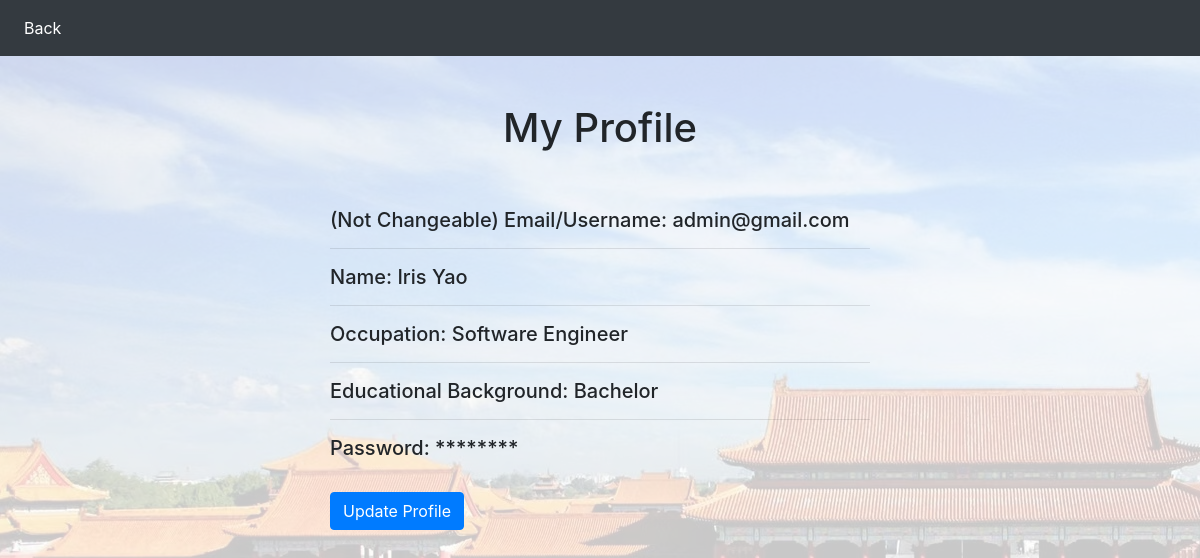
The page /profile (signed in) on the database as committed earlier.
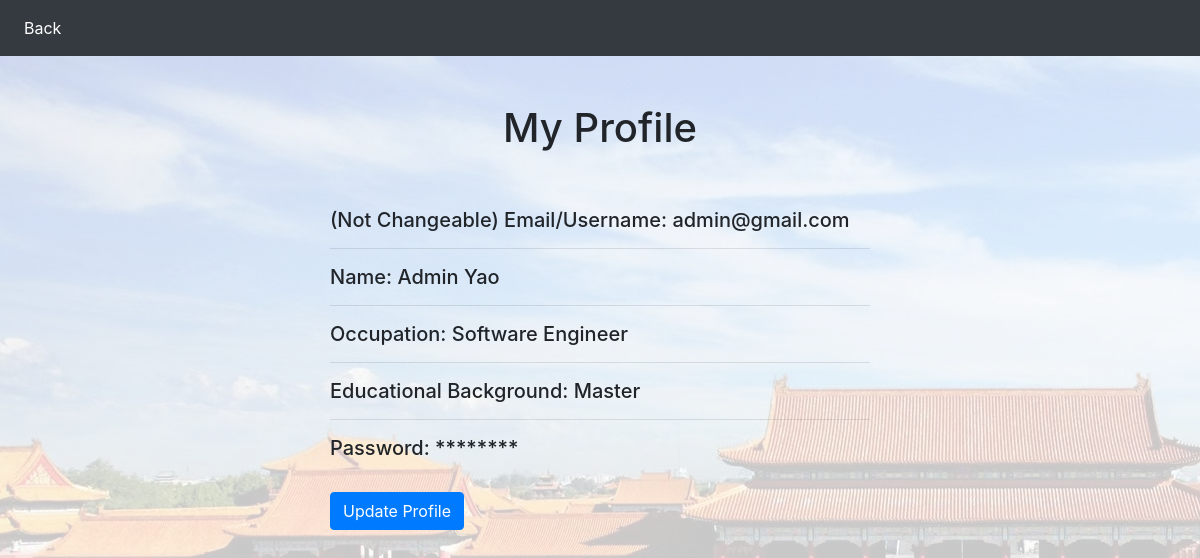
The same page on the database as committed later.
### app.py (models this page shows, shortened)
class Users(db.Model):
    id = db.Column(db.Integer, primary_key=True)
    username = db.Column(db.String(80), unique=True)
    nickname = db.Column(db.String(80))
    occupation = db.Column(db.String(80))
    educational_background = db.Column(db.String(80))
    password = db.Column(db.String(80))

### app.py (the view)
@app.route("/profile", methods=["GET"])
def query_profile():
    id = session["userid"]
    if request.method == "GET":
        user = Users.query.filter_by(id=id).first_or_404()
        return rt("profile.html", user=user)

### myapp/templates/profile.html (shortened to what this page needs)
<!DOCTYPE html>
<html lang="en">
  <head>
    <link rel="stylesheet" href="https://cdn.jsdelivr.net/npm/bootstrap@4.6.2/dist/css/bootstrap.min.css">
  </head>
  <body class="bg_rgba">
    <nav class="navbar navbar-expand-lg navbar-dark bg-dark">
      <div class="collapse navbar-collapse" id="navbarSupportedContent">
        <ul class="navbar-nav mr-auto">
          <li class="nav-item active">
            <a class="nav-link" href="/home/1">Back <span class="sr-only">(current)</span></a>
          </li>
        </ul>
      </div>
    </nav>
    <br/><br/>
    <div class="container">
      <div class="row justify-content-center">
        <div class="col-md-6">
          <h1 class="text-center">My Profile</h1>
          <br/><br/>
          <div>
            <h5>(Not Changeable) Email/Username: {{user.username}}</h5>
            <hr/>
            <h5>Name: {{user.nickname}}</h5>
            <hr/>
            <h5>Occupation: {{user.occupation}}</h5>
            <hr/>
            <h5>Educational Background: {{user.educational_background}}</h5>
            <hr/>
            <h5>Password: ******** </h5>
            <br/>
            <button type="button" class="btn btn-primary" onclick="location.href='/profile/update/{{user.id}}'" id="{{user.id}}">Update Profile</button>
          </div>
        </div>
      </div>
    </div>
  </body>
</html>

### myapp/templates/profile.html (style rules this page uses)
.bg_rgba { background-image: url(/static/images/bg.png); background-color: rgba(255, 255, 255, 0.786); background-blend-mode: overlay; }

Rows that differ between the two databases and show on the page:
changed Users "admin@gmail.com": nickname "Iris Yao" → "Admin Yao"; educational_background "Bachelor" → "Master"
